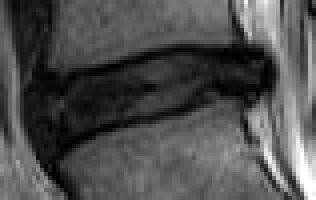
#> input picture FYP/Template Dicom/template.JPG, 79 x 50 px, found by its file name (shown 4 times larger)
$ jupyter execute --allow-errors Practice1.ipynb
#> lines starting #> are read from the running program, lines starting #| are printed output that depends on the picture
[cell 1]
import cv2
import glob
import numpy as np
import pandas as pd
from matplotlib import pyplot as plt

[cell 2]
import os
print(os.getcwd())

[cell 3]
base_path = os.getcwd()
templatePath = os.path.join(base_path,'template.jpg')
print(templatePath)
template = cv2.imread(templatePath)
#> template is the input picture: shape (50, 79, 3); min 0, max 255, mean 78.9

[cell 4]
img_dir = r"C:\Users\Osama\Desktop\Template Dicom" # Enter Directory of all images
data_path = os.path.join(img_dir,'*.jpg')
files = glob.glob(data_path)
data = []
for f1 in files:
    img = plt.imread(f1)
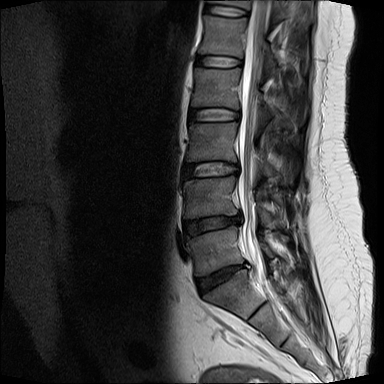
#> input picture FYP/Template Dicom/T2-TSE-SAG-0129-009.jpg, 384 x 384 px
#> img is the input picture: shape (384, 384, 3); min 0, max 255, mean 62.4
    data.append(img)
#> pass 2 of the loop `for f1 in files:`:
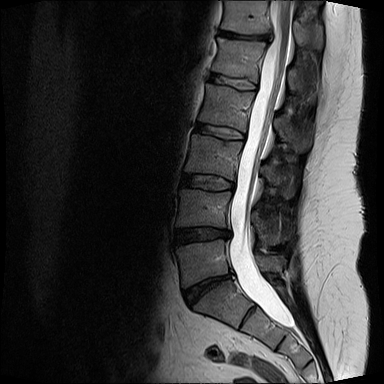
#> input picture FYP/Template Dicom/T2-TSE-SAG-0145-008.jpg, 384 x 384 px
#> img is the input picture: shape (384, 384, 3); min 0, max 255, mean 56.8
#> pass 3 of the loop `for f1 in files:`:
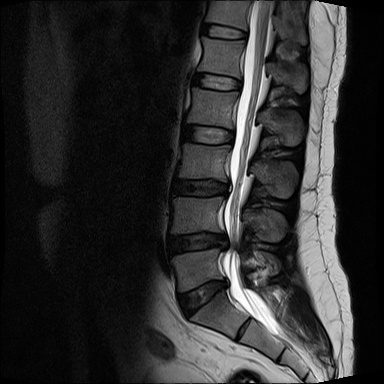
#> input picture FYP/Template Dicom/T2-TSE-SAG-0147-007.jpg, 384 x 384 px
#> img is the input picture: shape (384, 384, 3); min 0, max 255, mean 47

[cell 5]
print(data)
#> (printed output is left out)
#> `match_region = cv2.matchTemplate(main_gray_image ,template_numpy , cv2..`:
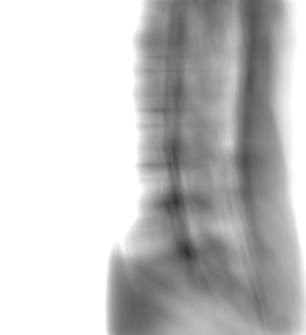
#> match_region: shape (335, 306) float32; min 0.193, max 1, mean 0.77
#> `min_val, max_val, min_loc, max_loc = cv2.minMaxLoc(match_region)`: min_val = 0.193; max_val = 1; min_loc = (187, 253); max_loc = (0, 0)
#> `top_left = min_loc`: top_left = (187, 253)
#> `bottom_right = (top_left[0] + width, top_left[1] + height)`: bottom_right = (266, 303)
#> pass 2 of the loop `for i in range(8):`:
#> `match_region = cv2.matchTemplate(main_gray_image ,template_numpy , cv2..`:
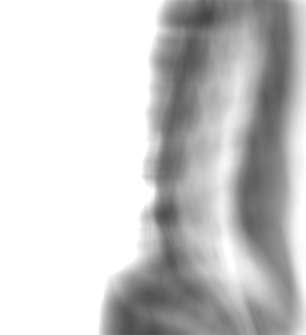
#> match_region: shape (335, 306) float32; min 0.27, max 1, mean 0.795
#> min_val = 0.27; min_loc = (207, 18)
#> bottom_right = (286, 68)
#> pass 3 of the loop `for i in range(8):`:
#> `match_region = cv2.matchTemplate(main_gray_image ,template_numpy , cv2..`:
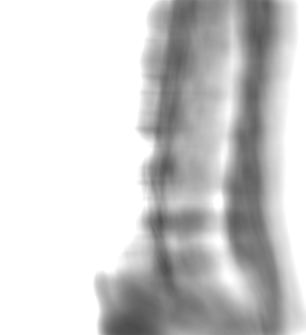
#> match_region: shape (335, 306) float32; min 0.294, max 1, mean 0.811
#> min_val = 0.294; min_loc = (134, 327)
#> bottom_right = (213, 377)

[cell 6]
X = []
Y = []
W = []
H = []

#> (a cell that did not finish here is left out)

[cell 8]
# 3,4,6

## DATAFRAME CREATED

[cell 9]
df = pd.DataFrame(list(zip(X,Y,W,H)),
               columns =['X','Y','W','H'])
#> df = table of 3 rows and 4 columns

[cell 10]
df
#> Out = table of 3 rows and 4 columns

[cell 11]
df.to_csv('Pred_Val.csv',index=False)

[cell 12]
pred = pd.read_csv('Pred_Val.csv')
#> (the rest of this cell did not finish here and is left out)

[cell 13]
a = []
#> (the rest of this cell did not finish here and is left out)

[cell 14]
print(a)

## CONFUSION MATRIX (Manually)

[cell 15]
accu = sum(a)
detected_images = sum(a)
total_Images = len(data) -1
#> total_Images = 2
Accuracy = (accu/total_Images)*100
#> Accuracy = 0
True_Positive = sum(a) #Pattern detected at correct place
True_Negative = 0      # Zero because our method will detect something no matter it will be present or not
False_Positive = total_Images - sum(a) #Detected but at wrong place
#> False_Positive = 2
False_Negative = 0 # Logo exist & our method will detect something

[cell 16]
print('Total Images = ',total_Images)
#| Total Images =  2
print('Detected Images = ',detected_images)
print('Accuracy = ',Accuracy)
#| Accuracy =  0.0

[cell 17]
Confusion_Matrix = ([True_Positive,False_Positive],[False_Negative,True_Negative])
#> Confusion_Matrix = ([0, 2], [0, 0])

[cell 18]
print(Confusion_Matrix)
#| ([0, 2], [0, 0])

[cell 19]
print("True_Positive  = ",True_Positive)
print("True_Negative  = ",True_Negative)
print("False_Positive = ",False_Positive)
#| False_Positive =  2
print("False_Negative = ",False_Negative)
